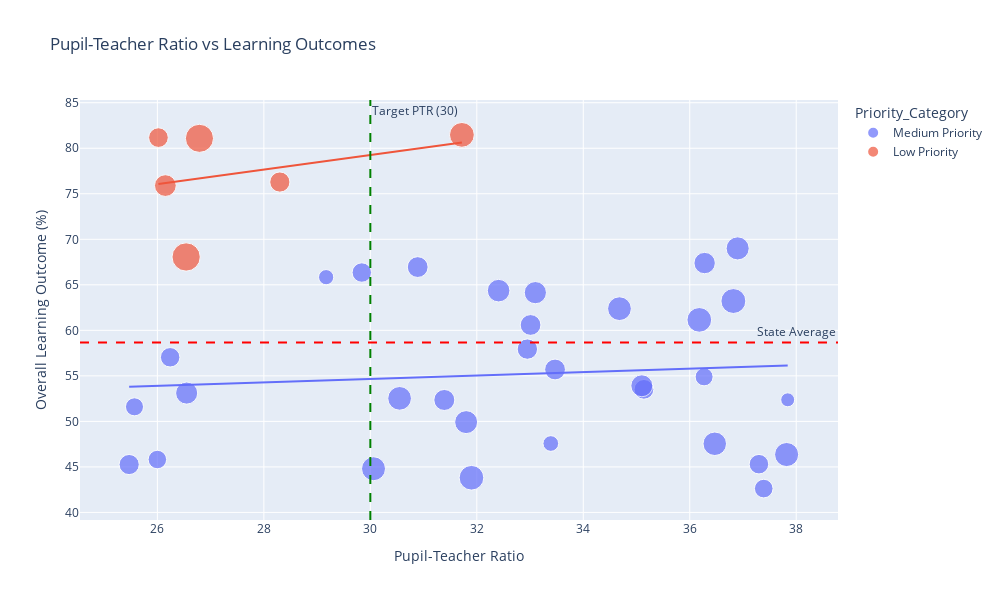

The notebook cell saved with this chart:
### Code cell
# Scatter plot: PTR vs Learning Outcomes
fig = px.scatter(
    final_df,
    x='PTR_Calculated',
    y='Overall_Average',
    size='Total_Enrollment',
    color='Priority_Category',
    hover_name='District',
    title='Pupil-Teacher Ratio vs Learning Outcomes',
    labels={
        'PTR_Calculated': 'Pupil-Teacher Ratio',
        'Overall_Average': 'Overall Learning Outcome (%)',
        'Total_Enrollment': 'Total Enrollment'
    },
    trendline="ols",
    width=1000,
    height=600
)

fig.add_hline(y=final_df['Overall_Average'].mean(), line_dash="dash", 
             line_color="red", annotation_text="State Average")
fig.add_vline(x=30, line_dash="dash", line_color="green", 
             annotation_text="Target PTR (30)")

fig.write_html(OUTPUT_DIR / 'ptr_vs_learning_outcomes.html')
fig.show()

# Calculate correlation
corr = final_df['PTR_Calculated'].corr(final_df['Overall_Average'])
print(f"\n📊 Correlation coefficient (PTR vs Learning Outcomes): {corr:.3f}")

### Figure 1 — Plotly figure (JSON) as saved in the notebook; plotly's stock layout.template omitted (floating-point values rounded to 4 significant figures)
{"data": [{"hovertemplate": "<b>%{hovertext}</b><br><br>Priority_Category=Medium Priority<br>Pupil-Teacher Ratio=%{x}<br>Overall Learning Outcome (%)=%{y}<br>Total Enrollment=%{marker.size}<extra></extra>", "hovertext": ["Ariyalur", "Chengalpattu", "Chennai", "Coimbatore", "Dharmapuri", "Dindigul", "Erode", "Kallakurichi", "Kancheepuram", "Karur", "Krishnagiri", "Mayiladuthurai", "Nagapattinam", "Namakkal", "Nilgiris", "Perambalur", "Pudukkottai", "Ramanathapuram", "Ranipet", "Salem", "Thanjavur", "Theni", "Thoothukudi", "Tirunelveli", "Tirupattur", "Tiruppur", "Tiruvallur", "Tiruvannamalai", "Tiruvarur", "Vellore", "Viluppuram", "Virudhunagar"], "legendgroup": "Medium Priority", "marker": {"color": "#636efa", "size": [274284, 292950, 430759, 438039, 137536, 267714, 373014, 241860, 395766, 429264, 163605, 390167, 267399, 398191, 173402, 245340, 360267, 323400, 286901, 348468, 311649, 304008, 305572, 340575, 405990, 269328, 228684, 410154, 344625, 230330, 376494, 306240], "sizemode": "area", "sizeref": 1412.0, "symbol": "circle"}, "mode": "markers", "name": "Medium Priority", "orientation": "v", "showlegend": true, "type": "scatter", "x": [35.14, 32.95, 36.18, 36.82, 37.84, 26.24, 31.8, 26, 30.55, 31.9, 29.17, 36.47, 29.84, 34.68, 33.39, 37.39, 32.41, 36.28, 25.47, 33.1, 31.39, 33.01, 33.47, 35.1, 30.06, 37.3, 36.27, 37.82, 26.55, 25.57, 36.9, 30.89], "xaxis": "x", "y": [53.52, 57.94, 61.15, 63.22, 52.37, 57.04, 49.92, 45.81, 52.53, 43.81, 65.84, 47.54, 66.35, 62.38, 47.57, 42.62, 64.36, 67.39, 45.26, 64.14, 52.35, 60.59, 55.7, 53.91, 44.8, 45.3, 54.89, 46.36, 53.11, 51.6, 69, 66.95], "yaxis": "y"}, {"hovertemplate": "<b>OLS trendline</b><br>Overall_Average = 0.188978 * PTR_Calculated + 48.9775<br>R<sup>2</sup>=0.008234<br><br>Priority_Category=Medium Priority<br>Pupil-Teacher Ratio=%{x}<br>Overall Learning Outcome (%)=%{y} <b>(trend)</b><extra></extra>", "legendgroup": "Medium Priority", "marker": {"color": "#636efa", "symbol": "circle"}, "mode": "lines", "name": "Medium Priority", "showlegend": false, "type": "scatter", "x": [25.47, 25.57, 26, 26.24, 26.55, 29.17, 29.84, 30.06, 30.55, 30.89, 31.39, 31.8, 31.9, 32.41, 32.95, 33.01, 33.1, 33.39, 33.47, 34.68, 35.1, 35.14, 36.18, 36.27, 36.28, 36.47, 36.82, 36.9, 37.3, 37.39, 37.82, 37.84], "xaxis": "x", "y": [53.79, 53.81, 53.89, 53.94, 53.99, 54.49, 54.62, 54.66, 54.75, 54.82, 54.91, 54.99, 55.01, 55.1, 55.2, 55.22, 55.23, 55.29, 55.3, 55.53, 55.61, 55.62, 55.81, 55.83, 55.83, 55.87, 55.94, 55.95, 56.03, 56.04, 56.12, 56.13], "yaxis": "y"}, {"hovertemplate": "<b>%{hovertext}</b><br><br>Priority_Category=Low Priority<br>Pupil-Teacher Ratio=%{x}<br>Overall Learning Outcome (%)=%{y}<br>Total Enrollment=%{marker.size}<extra></extra>", "hovertext": ["Cuddalore", "Kanniyakumari", "Madurai", "Sivagangai", "Tenkasi", "Tiruchirappalli"], "legendgroup": "Low Priority", "marker": {"color": "#EF553B", "size": [333336, 287790, 558332, 272824, 434442, 564688], "sizemode": "area", "sizeref": 1412.0, "symbol": "circle"}, "mode": "markers", "name": "Low Priority", "orientation": "v", "showlegend": true, "type": "scatter", "x": [26.15, 28.3, 26.79, 26.02, 31.72, 26.54], "xaxis": "x", "y": [75.9, 76.29, 81.09, 81.17, 81.47, 68.06], "yaxis": "y"}, {"hovertemplate": "<b>OLS trendline</b><br>Overall_Average = 0.801768 * PTR_Calculated + 55.2119<br>R<sup>2</sup>=0.113459<br><br>Priority_Category=Low Priority<br>Pupil-Teacher Ratio=%{x}<br>Overall Learning Outcome (%)=%{y} <b>(trend)</b><extra></extra>", "legendgroup": "Low Priority", "marker": {"color": "#EF553B", "symbol": "circle"}, "mode": "lines", "name": "Low Priority", "showlegend": false, "type": "scatter", "x": [26.02, 26.15, 26.54, 26.79, 28.3, 31.72], "xaxis": "x", "y": [76.07, 76.18, 76.49, 76.69, 77.9, 80.64], "yaxis": "y"}], "layout": {"annotations": [{"showarrow": false, "text": "State Average", "x": 1, "xanchor": "right", "xref": "x domain", "y": 58.67, "yanchor": "bottom", "yref": "y"}, {"showarrow": false, "text": "Target PTR (30)", "x": 30, "xanchor": "left", "xref": "x", "y": 1, "yanchor": "top", "yref": "y domain"}], "height": 600, "legend": {"itemsizing": "constant", "title": {"text": "Priority_Category"}, "tracegroupgap": 0}, "shapes": [{"line": {"color": "red", "dash": "dash"}, "type": "line", "x0": 0, "x1": 1, "xref": "x domain", "y0": 58.67, "y1": 58.67, "yref": "y"}, {"line": {"color": "green", "dash": "dash"}, "type": "line", "x0": 30, "x1": 30, "xref": "x", "y0": 0, "y1": 1, "yref": "y domain"}], "title": {"text": "Pupil-Teacher Ratio vs Learning Outcomes"}, "width": 1000, "xaxis": {"anchor": "y", "domain": [0, 1], "title": {"text": "Pupil-Teacher Ratio"}}, "yaxis": {"anchor": "x", "domain": [0, 1], "title": {"text": "Overall Learning Outcome (%)"}}}}
